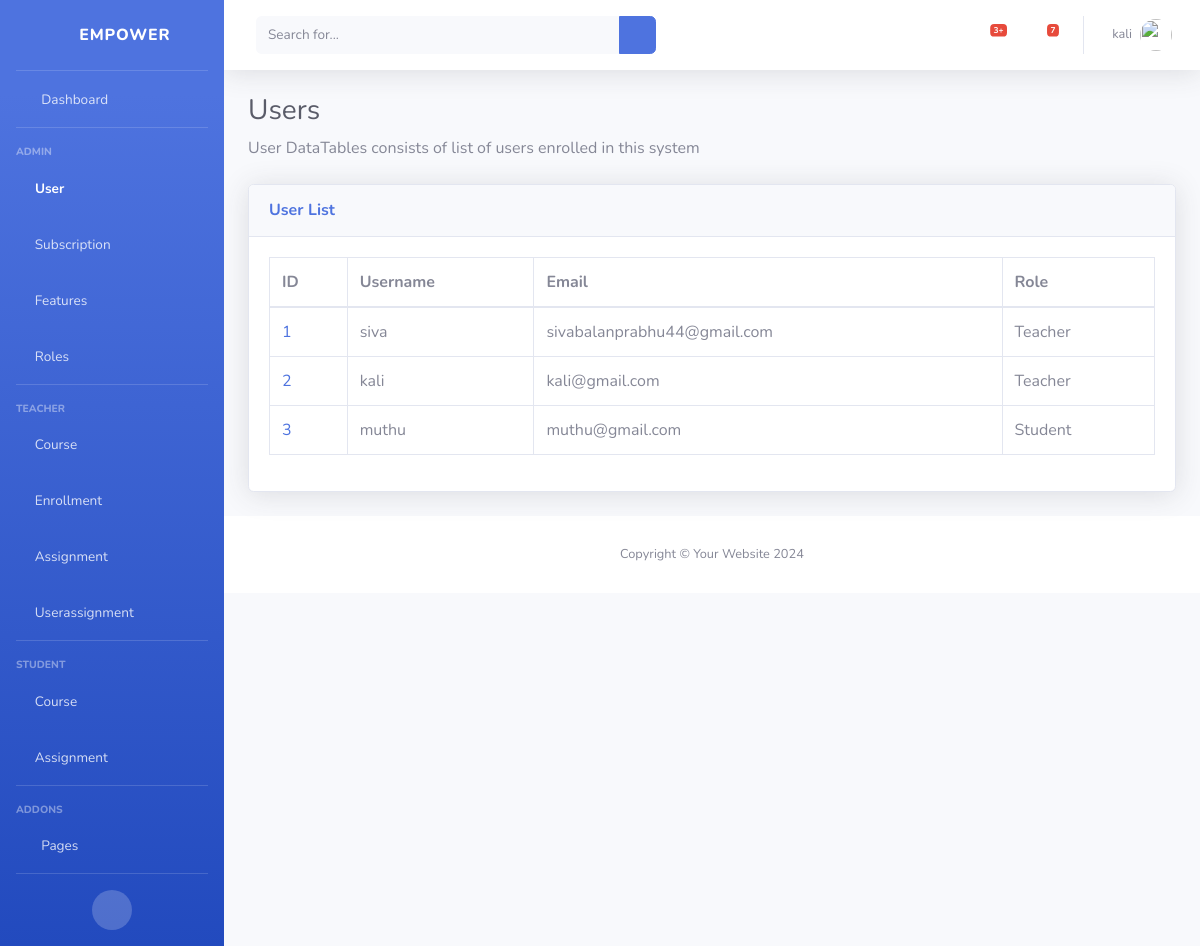
The page /users/ (signed in) on the database its author committed.
### classRoom/models.py (models this page shows)
class User(models.Model):
    user = models.OneToOneField(AuthUser, on_delete=models.CASCADE)
    role = models.ForeignKey(Role, on_delete=models.CASCADE)

class Role(models.Model):
    id = models.AutoField(primary_key=True)
    role_name = models.CharField(max_length=255)

### classRoom/views.py (the view)
# urls.py: path('users/', view_users, name="view_users"),
@login_required
def view_users(request):
    users = User.objects.all()
    return render(request, 'users/view_users.html', {'users': users})

### classRoom/templates/users/view_users.html
{% extends 'base.html' %}
{% block content %}
    {% load static %}
    <h1 class="h3 mb-2 text-gray-800">Users</h1>
    <p class="mb-4">User DataTables consists of list of users enrolled in this system</p>
    <div class="card shadow mb-4">
        <div class="card-header py-3">
            <h6 class="m-0 font-weight-bold text-primary">User List</h6>
        </div>
        <div class="card-body">
            <div class="table-responsive">
                <table class="table table-bordered" id="dataTable" width="100%" cellspacing="0">
                    <thead>
                        <tr>
                            <th>ID</th>
                            <th>Username</th>
                            <th>Email</th>
                            <th>Role</th>
                        </tr>
                    </thead>
                    <tbody>
                        {% for user in users %}
                            <tr>
                                <td><a href="{% url 'view_user' user.id %}">{{ user.id }}</a></td>
                                <td>{{ user.user.username }}</td>
                                <td>{{ user.user.email }}</td>
                                <td>{{ user.role.role_name|title }}</td>
                            </tr>
                        {% endfor %}
                    </tbody>
                </table>
            </div>
        </div>
    </div>
{% endblock %}

### classRoom/templates/base.html (shortened to what this page needs)
{% load static %}
<!DOCTYPE html>
<html lang="en">
<head>
    <link rel="stylesheet" href="{% static 'vendor/fontawesome-free/css/all.min.css' %}" type="text/css">
    <link rel="stylesheet" href="{% static 'css/sb-admin-2.min.css' %}">
</head>
<body id="page-top">
    <div id="wrapper">
        <ul class="navbar-nav bg-gradient-primary sidebar sidebar-dark accordion" id="accordionSidebar">
            <a class="sidebar-brand d-flex align-items-center justify-content-center" href="{% url 'index' %}">
                <div class="sidebar-brand-icon rotate-n-15">
                    <i class="fas fa-chess-knight"></i>
                </div>
                <div class="sidebar-brand-text mx-3">Empower</div>
            </a>
            <hr class="sidebar-divider my-0">
            <li class="nav-item">
                <a class="nav-link" href="{% url 'index' %}">
                    <i class="fas fa-fw fa-tachometer-alt"></i>
                    <span>Dashboard</span></a>
            </li>
            <hr class="sidebar-divider">
            <div class="sidebar-heading">
                Admin
            </div>
            <li class="nav-item">
                <a class="nav-link" href="{% url 'view_users' %}" >
                    <i class="fas fa-user-shield"></i>
                    <span>User</span>
                </a>
            </li>
            <li class="nav-item">
                <a class="nav-link" href="{% url 'view_subscriptions' %}" >
                    <i class="fas fa-user-shield"></i>
                    <span>Subscription</span>
                </a>
            </li>
            <li class="nav-item">
                <a class="nav-link" href="{% url 'view_features' %}" >
                    <i class="fas fa-user-shield"></i>
                    <span>Features</span>
                </a>
            </li>
            <li class="nav-item">
                <a class="nav-link" href="{% url 'view_roles' %}" >
                    <i class="fas fa-user-shield"></i>
                    <span>Roles</span>
                </a>
            </li>
            <hr class="sidebar-divider">
            <div class="sidebar-heading">
                Teacher
            </div>
            <li class="nav-item">
                <a class="nav-link" href="{% url 'view_courses' %}" >
                    <i class="fas fa-chalkboard-teacher"></i>
                    <span>Course</span>
                </a>
            </li>
            <li class="nav-item">
                <a class="nav-link" href="{% url 'view_enrollments' %}" >
                    <i class="fas fa-chalkboard-teacher"></i>
                    <span>Enrollment</span>
                </a>
            </li>
            <li class="nav-item">
                <a class="nav-link" href="{% url 'view_assignments' %}" >
                    <i class="fas fa-chalkboard-teacher"></i>
                    <span>Assignment</span>
                </a>
            </li>
            <li class="nav-item">
                <a class="nav-link" href="{% url 'view_userassignments' %}" >
                    <i class="fas fa-chalkboard-teacher"></i>
                    <span>Userassignment</span>
                </a>
            </li>
            <hr class="sidebar-divider">
            <div class="sidebar-heading">
                Student
            </div>
            <li class="nav-item">
                <a class="nav-link" href="{% url 'view_courses' %}" >
                    <i class="fas fa-user-graduate"></i>
                    <span>Course</span>
                </a>
                <a class="nav-link" href="{% url 'view_assignments' %}" >
                    <i class="fas fa-user-graduate"></i>
                    <span>Assignment</span>
                </a>
            </li>
            <hr class="sidebar-divider">
            <div class="sidebar-heading">
                Addons
            </div>
            <li class="nav-item">
                <a class="nav-link collapsed" href="#" data-toggle="collapse" data-target="#collapsePages"
                    aria-expanded="true" aria-controls="collapsePages">
                    <i class="fas fa-fw fa-folder"></i>
                    <span>Pages</span>
                </a>
            </li>
            <hr class="sidebar-divider d-none d-md-block">
            <div class="text-center d-none d-md-inline">
                <button class="rounded-circle border-0" id="sidebarToggle"></button>
            </div>
        </ul>
        <div id="content-wrapper" class="d-flex flex-column">
            <nav class="navbar navbar-expand navbar-light bg-white topbar mb-4 static-top shadow">
                <form
                    class="d-none d-sm-inline-block form-inline mr-auto ml-md-3 my-2 my-md-0 mw-100 navbar-search">
                    <div class="input-group">
                        <input type="text" class="form-control bg-light border-0 small" placeholder="Search for..."
                            aria-label="Search" aria-describedby="basic-addon2">
                        <div class="input-group-append">
                            <button class="btn btn-primary" type="button">
                                <i class="fas fa-search fa-sm"></i>
                            </button>
                        </div>
                    </div>
                </form>
                <ul class="navbar-nav ml-auto">
                    <li class="nav-item dropdown no-arrow mx-1">
                        <a class="nav-link dropdown-toggle" href="#" id="alertsDropdown" role="button"
                            data-toggle="dropdown" aria-haspopup="true" aria-expanded="false">
                            <i class="fas fa-bell fa-fw"></i>
                            <span class="badge badge-danger badge-counter">3+</span>
                        </a>
                    </li>
                    <li class="nav-item dropdown no-arrow mx-1">
                        <a class="nav-link dropdown-toggle" href="#" id="messagesDropdown" role="button"
                            data-toggle="dropdown" aria-haspopup="true" aria-expanded="false">
                            <i class="fas fa-envelope fa-fw"></i>
                            <span class="badge badge-danger badge-counter">7</span>
                        </a>
                    </li>
                    <li class="nav-item dropdown no-arrow">
                        <a class="nav-link dropdown-toggle" href="#" id="userDropdown" role="button"
                            data-toggle="dropdown" aria-haspopup="true" aria-expanded="false">
                            {% if user.is_authenticated %}
                                <span class="mr-2 d-none d-lg-inline text-gray-600 small">{{ user.username }}</span>
                            {% endif %}
                            <img class="img-profile rounded-circle" src="{% static 'img/undraw_profile.svg' %}">
                        </a>
                    </li>
                </ul>
            </nav>
            <div class="container-fluid">
                {% block content %}
                {% endblock %}
            </div>
            <footer class="sticky-footer bg-white">
                <div class="container my-auto">
                    <div class="copyright text-center my-auto">
                        <span>Copyright &copy; Your Website 2024</span>
                    </div>
                </div>
            </footer>
        </div>
    </div>
</body>
</html>

### rows shown on the page
User: id "1", user.username "siva", user.email "sivabalanprabhu44@gmail.com", role.role_name "Teacher"
User: id "2", user.username "kali", user.email "kali@gmail.com", role.role_name "Teacher"
User: id "3", user.username "muthu", user.email "muthu@gmail.com", role.role_name "Student"

### other values the page prints
{{ user.username }} "kali"
